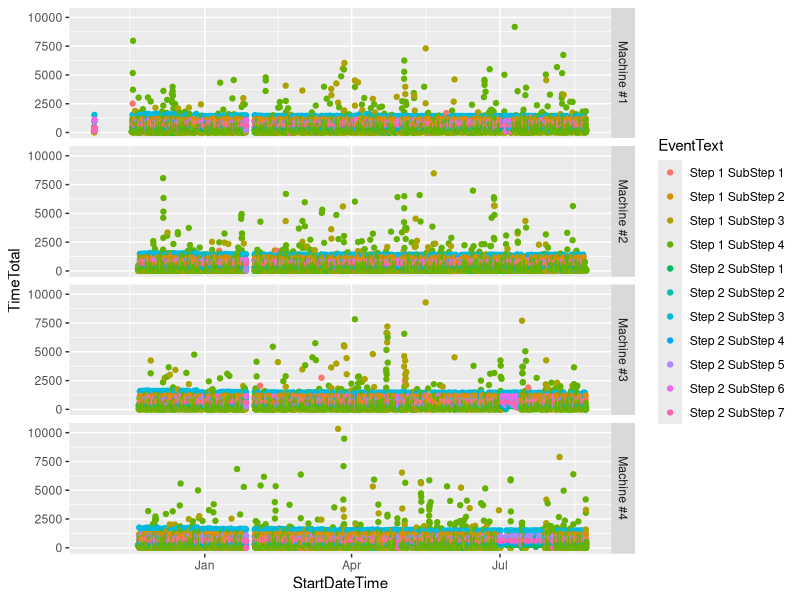

This figure's R source:
## ---- chunk 1
library(tidyverse)
# data frame containing equipment information
DF_Equipm <- read_csv("DF_EquipmData.csv")
# data frame containing Event Names
DF_EvCode <- read_csv("DF_EvCodeData.csv")
## ---- chunk 2
# Task: Try to optimize this code...


read_csv("DF_Data.csv") %>% 
  # join to decode equipment serial number
  inner_join(DF_Equipm, by = "IDEquipment") %>% 
  # select only column needed
  select(StartDateTime, Name, EventCode, TimeTotal) %>% 
  # join to decode Event Code meaning
  inner_join(DF_EvCode, by = "EventCode") %>% 
  # select only column needed
  select(StartDateTime, TimeTotal, Name, EventText) %>% 
  # arrange by date 
  arrange(StartDateTime) %>% 
  # make a plot
  ggplot(aes(x = StartDateTime, y = TimeTotal, col = EventText)) + geom_point()+
  facet_grid(Name~.)
